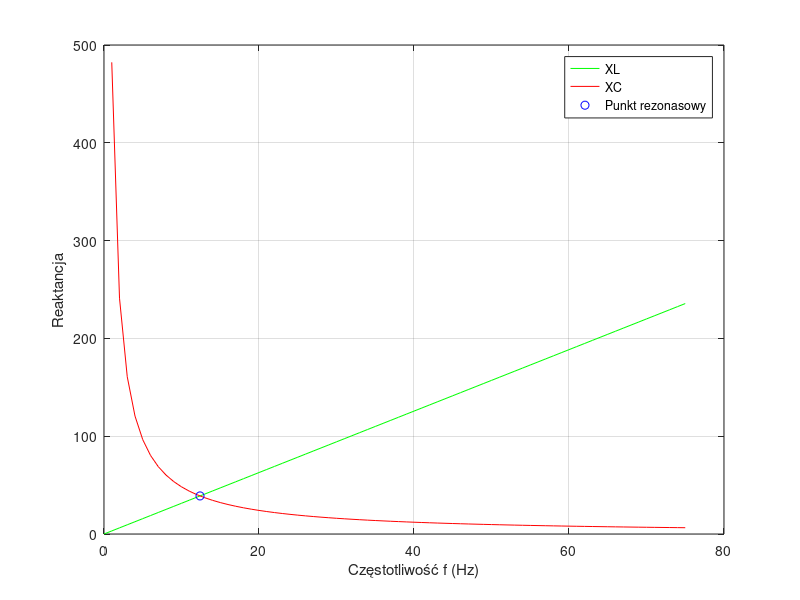

Write MATLAB code to recreate this figure.
clc, clear, close all;

% Rezonans dla przykładowych wartości
R= 50;
L=0.5;
C=33*1e-5;

f = 0:75;
xl = 2 * pi * f * L;
xc = (1 ./ (2 * pi * f * C));
f0=1/(2*pi*sqrt(L*C))
y=L*2*pi*f0

figure;

plot(f,xl,'g');
grid;
xlabel('Częstotliwość f (Hz)');
ylabel('Reaktancja');
hold on;
plot(f,xc,'r');
plot(f0,y,'bo');
legend('XL', 'XC','Punkt rezonasowy')
